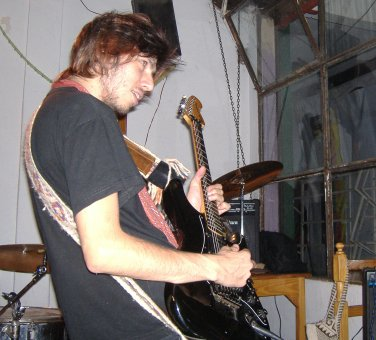
#> input picture images/BarLuisa1a.jpg, 376 x 340 px
$ python build_multiple_series.py out.png ../images/BarLuisa1a.jpg ../images/BarLuisa5.jpg
#> lines starting #> are read from the running program, lines starting #| are printed output that depends on the picture
#!/usr/bin/fades

"""Build a sequence of images one side to the other."""

import math
import os
import sys

from PIL import Image  # fades


def main(out_fname, image_paths):
    """Main entry point."""
#> called with out_fname = 'out.png'
    images = []
    for path in image_paths:
        image = Image.open(path)
#> image is the input picture: PIL image 376x340 RGB; mean R, G, B 115.5, 107.8, 104.7
        images.append(image)

    # the separator is a tenth of widths average (no matter which row)
    all_widths = sum(image.width for image in images)
#> all_widths = 843
    separator = int((all_widths / len(images)) / 10)
#> separator = 42
    print("========= sep", separator)
#| ========= sep 42

    # two rows if too many images
    rows_count = math.ceil(len(images) / 5)
#> rows_count = 1
    base, extra = divmod(len(images), rows_count)
#> base = 2; extra = 0
    row_img_q = [base + (i < extra) for i in range(rows_count)]
#> row_img_q = [2]
    print("=========== rows", row_img_q)
#| =========== rows [2]

    # the width of all images, plus the separators between images and borders
    row_widths = []
    row_heights = []
    each_row_images = []
    ini = 0
    end = 0
    for jump in row_img_q:
        end += jump
        # the images on this row, store them for later
        row_images = images[ini:end]
        ini = end
        each_row_images.append(row_images)

        # get width (total) and height (max) for the row layout
        row_width = sum(image.width for image in row_images) + (len(row_images) - 1) * separator
        row_widths.append(row_width)
        row_height = max(image.height for image in row_images)
        row_heights.append(row_height)
#> this loop made 1 pass
#> (jump, end, ini, row_width, row_height) on pass 1: (2, 2, 2, 885, 340)
#> after the loop, each_row_images = 1 item; end = 2; row_heights = [340]; row_widths = [885]

    # the final canvas size is the max width and the sum of heights + separators
    print("========== rws??", row_widths)
#| ========== rws?? [885]
    print("========== rhs??", row_heights)
#| ========== rhs?? [340]
    final_canvas_width = max(row_widths) + separator * 2
#> final_canvas_width = 969
    final_canvas_height = sum(row_heights) + (rows_count - 1) * separator + separator * 2
#> final_canvas_height = 424
    print("=========== FC size", final_canvas_width, final_canvas_width)
#| =========== FC size 969 969

    canvas = Image.new("RGB", (final_canvas_width, final_canvas_height), (255, 255, 255))
#> canvas: PIL image 969x424 RGB; every value is 255

    # row by row
    row_base_y = separator
#> row_base_y = 42
    for row_width, row_height, row_images in zip(row_widths, row_heights, each_row_images):

        start_x = (final_canvas_width - row_width) // 2
        for image in row_images:
            img_y = row_base_y + (row_height - image.height) // 2
            canvas.paste(image, (start_x, img_y))
            start_x += image.width + separator

        row_base_y += row_height + separator
#> this loop made 1 pass
#> (row_width, row_height, row_base_y) on pass 1: (885, 340, 424)
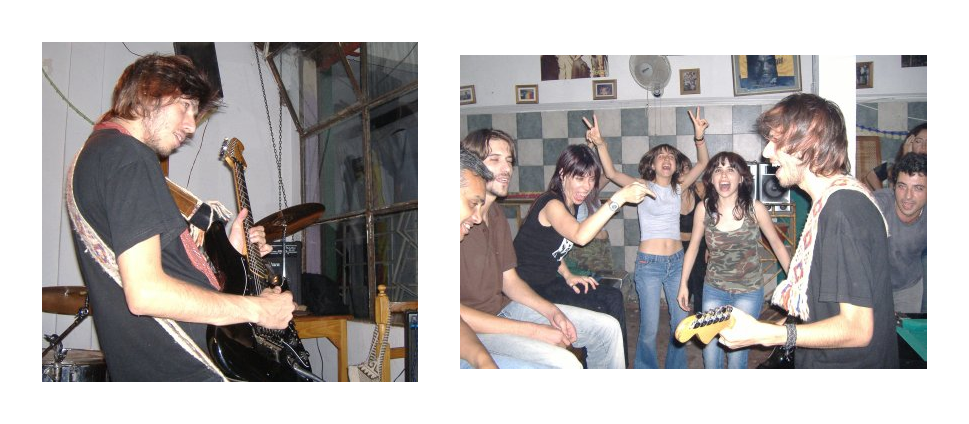
#> canvas: PIL image 969x424 RGB; mean R, G, B 173.7, 168.8, 167.8
#> after the loop, row_base_y = 424

    canvas.save(out_fname)


if len(sys.argv) < 4:
    print("Usage: build_multiple_series.py outname img1 img2 [img3 [...]]")
    print("          to avoid overwriting an image by error, outname must not exist")
    exit()

out_fname = sys.argv[1]
if os.path.exists(out_fname):
    print(f"ERROR: output file {out_fname} already exists")
    exit()
image_paths = sys.argv[2:]
main(out_fname, image_paths)
